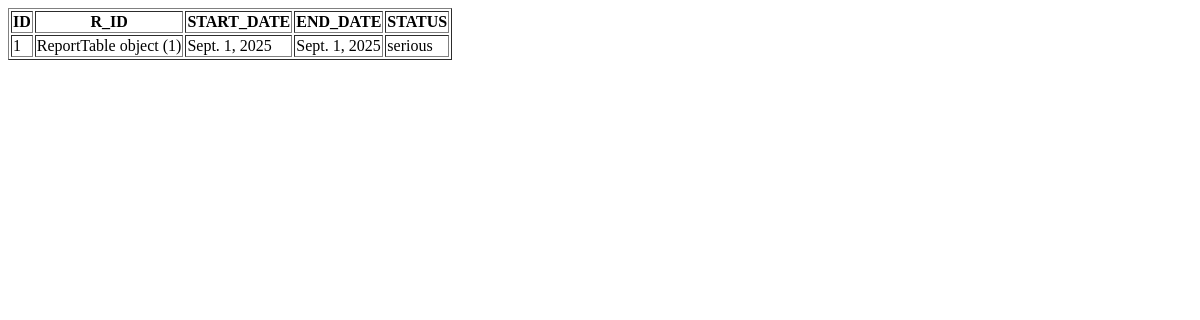
Before: /viewassignAdmin with the older database file.
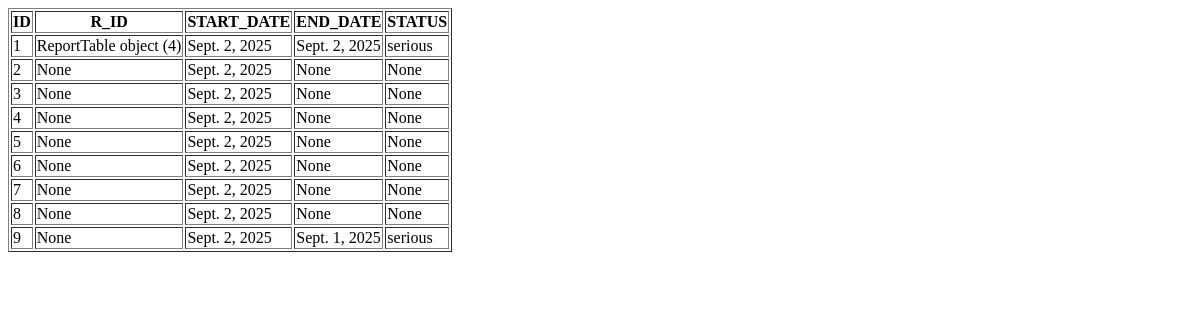
After: the same page with the newer database file.
### roadapp/models.py (models this page shows)
class AssignWorkTable(models.Model):
    REPORT_ID=models.ForeignKey(ReportTable,on_delete=models.CASCADE,null=True,blank=True,related_name='assignments')
    Startdate=models.DateField(auto_now_add=True)
    Enddate=models.DateField(null=True,blank=True)
    Status=models.CharField(max_length=20,null=True,blank=True)

class ReportTable(models.Model):
    USER_ID=models.ForeignKey(UserTable,on_delete=models.CASCADE,null=True,blank=True)
    AUTHORITY_ID=models.ForeignKey(AuthorityTable,on_delete=models.CASCADE,null=True,blank=True)
    Message=models.CharField(max_length=200,null=True,blank=True)
    Time=models.DateTimeField(auto_now_add=True)
    Date=models.DateField(auto_now_add=True)
    Location=models.CharField(max_length=50,null=True,blank=True)
    Image=models.FileField(null=True,blank=True)
    Description=models.CharField(max_length=200,null=True,blank=True)
    Status=models.CharField(max_length=20,null=True,blank=True)

### roadapp/views.py (the view)
# urls.py: path('viewassignAdmin', viewassignAdmin.as_view(), name='viewassignAdmin'),
class viewassignAdmin(View):
    def get(self, request):
        obj = AssignWorkTable.objects.all()
        return render(request, "Administration/viewassignAdmin.html", {'val': obj})

### templates/Administration/viewassignAdmin.html (shortened to what this page needs)
<!DOCTYPE html>
<html lang="en">
<head>
</head>
<body>
    <table border="1">
        <tr>
            <th>ID</th>
            <th>R_ID</th>
            <th>START_DATE</th>
            <th>END_DATE</th>
            <th>STATUS</th>
        </tr>
        {% for i in val %}
        <tr>
            <td>{{ forloop.counter }}</td>
            <td>{{i.REPORT_ID}}</td>
            <td>{{i.Startdate}}</td>
            <td>{{i.Enddate}}</td>
            <td>{{i.Status}}</td>
        </tr>
        {% endfor %}
    </table>
</body>
</html>

Changed rows visible on the page:
removed AssignWorkTable: REPORT_ID "ReportTable object (1)", Startdate "Sept. 1, 2025", Enddate "Sept. 1, 2025", Status "serious"
added AssignWorkTable: REPORT_ID "ReportTable object (4)", Startdate "Sept. 2, 2025", Enddate "Sept. 2, 2025", Status "serious"
added AssignWorkTable: REPORT_ID "None", Startdate "Sept. 2, 2025", Enddate "None", Status "None"
added AssignWorkTable: REPORT_ID "None", Startdate "Sept. 2, 2025", Enddate "None", Status "None"
added AssignWorkTable: REPORT_ID "None", Startdate "Sept. 2, 2025", Enddate "None", Status "None"
added AssignWorkTable: REPORT_ID "None", Startdate "Sept. 2, 2025", Enddate "None", Status "None"
added AssignWorkTable: REPORT_ID "None", Startdate "Sept. 2, 2025", Enddate "None", Status "None"
added AssignWorkTable: REPORT_ID "None", Startdate "Sept. 2, 2025", Enddate "None", Status "None"
added AssignWorkTable: REPORT_ID "None", Startdate "Sept. 2, 2025", Enddate "None", Status "None"
added AssignWorkTable: REPORT_ID "None", Startdate "Sept. 2, 2025", Enddate "Sept. 1, 2025", Status "serious"
